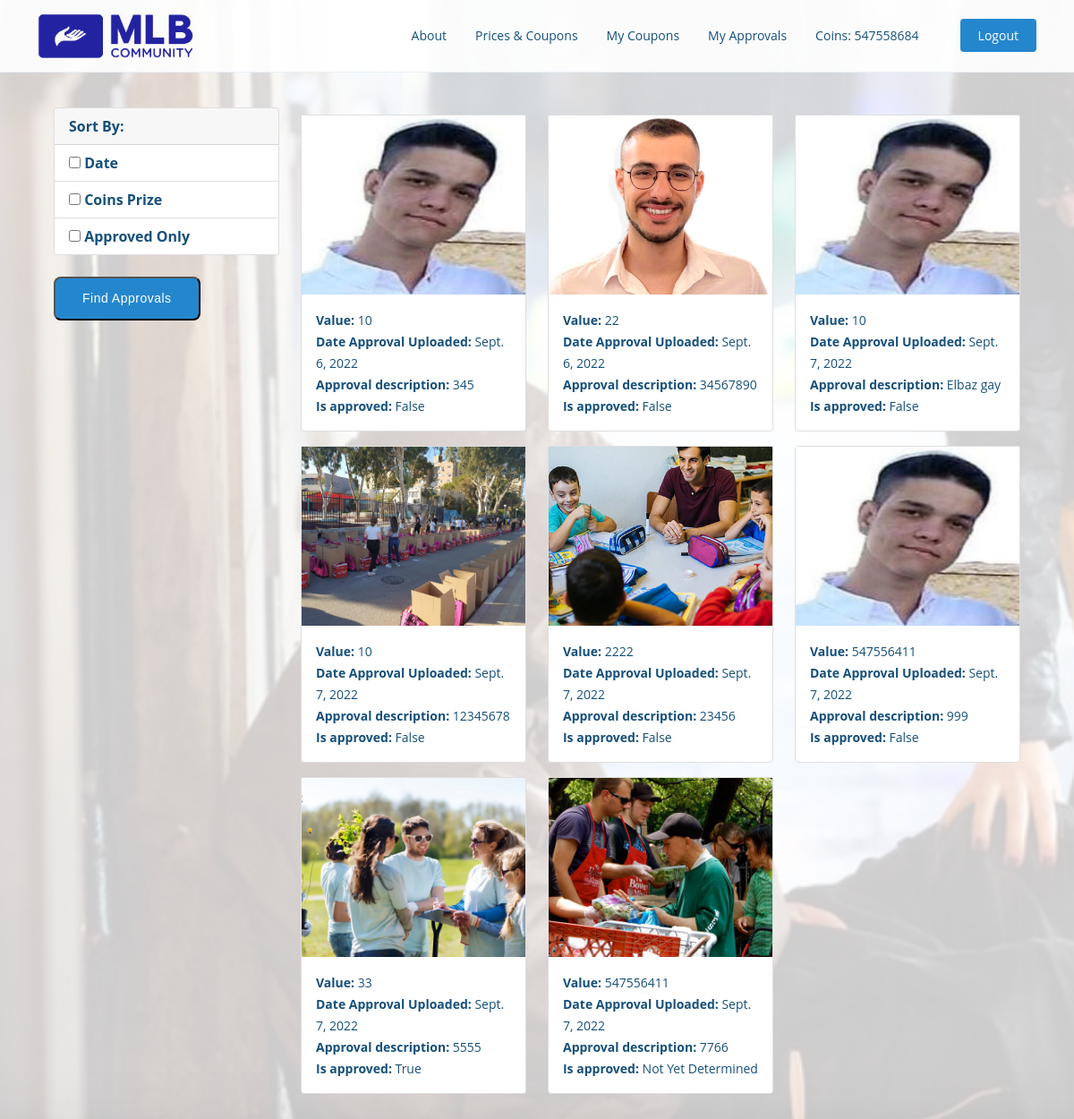
Before: /myapprovals (signed in) with the older database file.
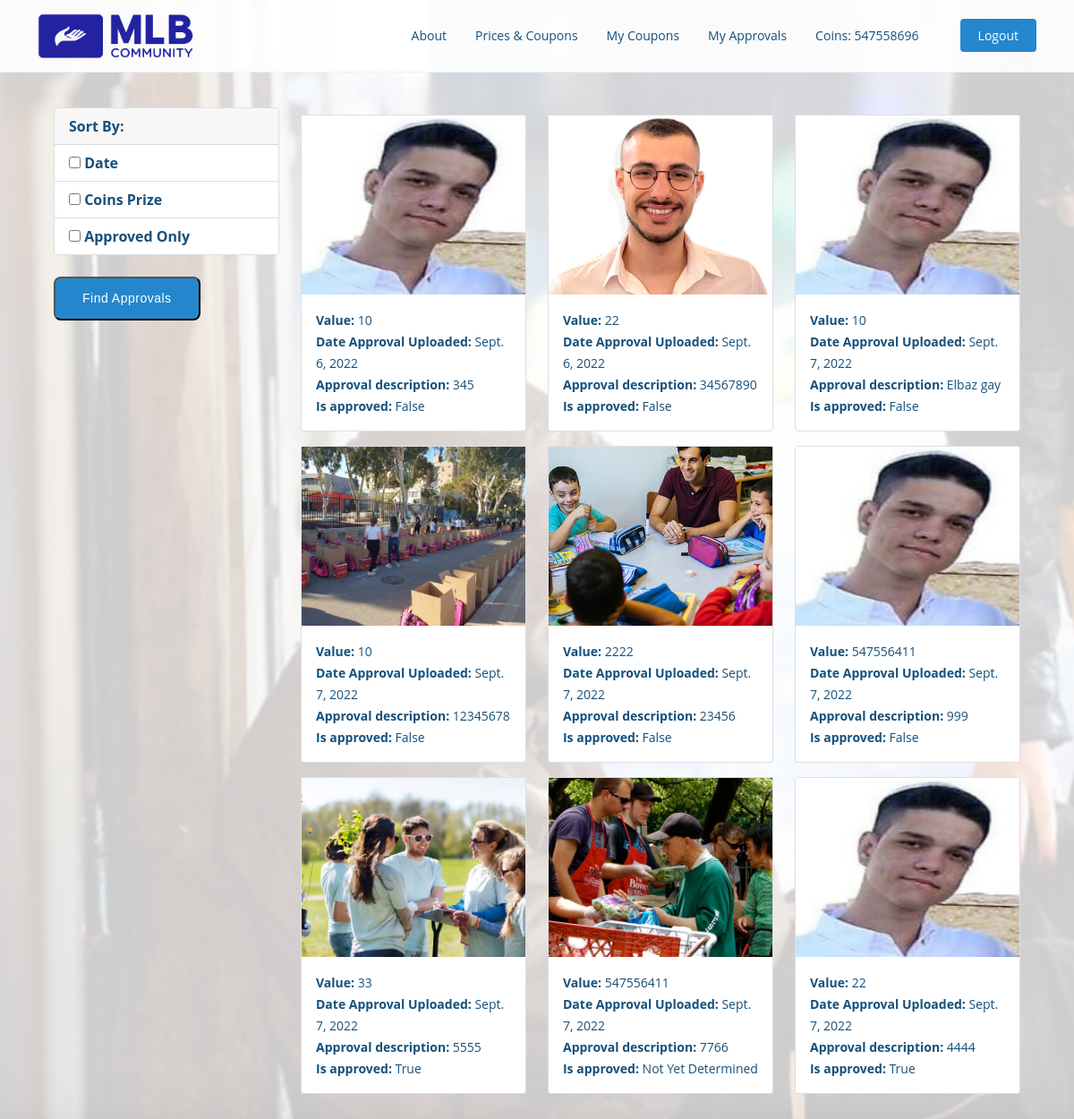
After: the same page with the newer database file.
### myapp/models.py (models this page shows, shortened)
class UserExtend(models.Model):
    user = OneToOneField(User, on_delete=models.CASCADE)
    coins = IntegerField()
    coupons_list = CharField(max_length=1000000, null=True, blank=True)
    coupons_counter = IntegerField(default=0)
    date_list = CharField(max_length=1000000, null=True, blank=True)
    store_list = CharField(max_length=1000000, null=True, blank=True)
    approvals = ForeignKey('ApprovedPost',on_delete=models.SET_NULL, null=True, blank=True)

class ApprovedPost(models.Model):
    date = DateField(default=date.today)
    description = CharField(blank=True, max_length=250, null=True)
    image = ImageField(upload_to="files/", null=True, blank=True)
    is_approved = BooleanField(default=None, blank=True, null=True)
    value = IntegerField(blank=True, default=0)
    user = ForeignKey(UserExtend, on_delete=models.SET_NULL, null=True, blank=True)

### myapp/views.py (the view, shortened to what this page needs)
# urls.py: path('myapprovals', views.myapprovals, name='myapprovals')]
def myapprovals(request):
    extendedUsers = UserExtend.objects.all()
    approvedPosts = ApprovedPost.objects.all()
    for e in extendedUsers:
        if e.user.username == request.user.username:
            extended = e
    approvedPostsFiltered = approvedPosts.filter(user=extended)
    return render(request,'myapprovals.html', {'approvedPostsFiltered': approvedPostsFiltered, 'extendedUsers': extendedUsers})

### templates/myapprovals.html (shortened to what this page needs)
{% load static %}
<!DOCTYPE html>
<html lang="en">
<head>
    <link href="{% static 'newStyleGallery.css' %}" rel="stylesheet">
    <link href="{% static 'newStyleGalleryExtra.css' %}" rel="stylesheet">
</head>
<header id="header" class="fixed-top">
    <div class="container d-flex align-items-center justify-content-between">
        <a href="/" class="logo"><img src="/files/files/MLBLogo.png" alt="" class="img-fluid" height="100"></a>
        {% include  "navbar.html" %}
    </div>
</header>
<br><br><br>
<body class="m-5">
    <form method="POST">
<div class="container">
    <div class="row">
        <div class="col-md-3">
            <div class="card">
                <div class="card-header" STYLE="color: #16507b;">
                    <b>Sort By:</b>
                </div>
                <ul class="list-group list-group-flush">
                <form method="POST">
                <li class=" list-group-item">
                <input type="checkbox" name='date' id="date">
                <label for="vehicle1" STYLE="color: #16507b;"> <b>Date</b></label><br></li></form>
                <li class=" list-group-item">
                <input type="checkbox" name='price' id="price"/>
                <label for="vehicle1" STYLE="color: #16507b;"> <b>Coins Prize</b></label><br></li>
                <li class=" list-group-item">
                <input type="checkbox" name='approved' id='approved'>
                <label for="vehicle1" STYLE="color: #16507b;"> <b>Approved Only</b></label><br></li></form>
            <br>
            <button type="submit" class="btn-get-started scrollto"  >Find Approvals</button>
            <div class="col-md-9">
                <div class="row">
                    {% for approval in approvedPostsFiltered %}
                        <div class="col-md-4">
                            <div class="card my-2">
                                <img class="image-thumbail" src="{{ approval.image.url }}" alt="Card image cap">
                                <div class="card-body">
                                    <b><small>Value: </b></small><small>{{ approval.value }} </b></small><br>
                                    <b><small>Date Approval Uploaded: </b></small><small>{{ approval.date }} </b></small><br>
                                    <b><small>Approval description: </b></small><small>{{ approval.description }} </b></small><br>
                                    <b><small>Is approved:  </b></small><small></small>
                                        {% if approval.is_approved is None %}
                                    <small>
                                        Not Yet Determined
                                    </small><br>
                                        {% else %}
                                    <small>
                                        {{ approval.is_approved }}
                                    </small>
                                        {% endif %}
                                </div>
                            </div>
                        </div>
                    {% empty %}
                        <h3>No Approvals Yet...</h3>
                    {% endfor %}
                </div>
            </div>
</body>
</html>

### templates/navbar.html (shortened to what this page needs)
<nav id="navbar" class="navbar">
    <ul>
        {% if user.is_authenticated %}
            {% for e in extendedUsers %}
                {% if e.user.username == user.username %}
                    {% if e.user.username == 'admin' %}
                        <li><a class="nav-link scrollto" href="admin_view_approvals">View Uploaded Approvals</a></li>
                        <li><a class="nav-link scrollto" href="admin_view_volunteering_requests">View Volunteering Requests</a></li>
                        <li><a class="nav-link scrollto" href="admin_view_existing_posts">View Existing Volunteering Options</a></li>
                        <li><a class="getstarted scrollto" href="logout">Logout</a></li>
                    {% else %}
                        <li><a class="nav-link scrollto" href="about">About</a></li>
                        <li><a class="nav-link scrollto" href="prices">Prices & Coupons</a></li>
                        <li><a class="nav-link scrollto" href="mycoupons">My Coupons</a></li>
                        <li><a class="nav-link scrollto" href="myapprovals">My Approvals</a></li>
                        <li><a class="nav-link scrollto" href="prices">Coins: {{ e.coins }}</a></li>
                        <li><a class="getstarted scrollto" href="logout">Logout</a></li>
                    {% endif %}
                {% endif %}
            {% endfor %}
        {% else %}
            <li><a class="nav-link scrollto" href="about">About</a></li>
            <li><a class="nav-link scrollto" href="prices">Prices & Coupons</a></li>
            <li><a class="getstarted scrollto" href="register">Register</a></li>
            <li><a class="getstarted scrollto" href="login">Login</a></li>
        {% endif %}
    </ul>
</nav>

Changed rows visible on the page:
changed UserExtend: coins "547558684" → "547558696"
added ApprovedPost: image (picture), value "22", date "Sept. 7, 2022", description "4444", is_approved "True"
